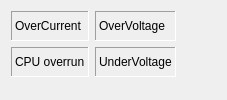
      <widget class="QWidget" name="tab_2">
       <attribute name="title">
        <string>Fault Flags</string>
       </attribute>
       <layout class="QGridLayout" name="gridLayout">
        <item row="0" column="2">
         <spacer name="horizontalSpacer_2">
          <property name="orientation">
           <enum>Qt::Horizontal</enum>
          </property>
          <property name="sizeHint" stdset="0">
           <size>
            <width>40</width>
            <height>20</height>
           </size>
          </property>
         </spacer>
        </item>
        <item row="1" column="0">
         <widget class="QLabel" name="lbl_flt_cpu_overrun">
          <property name="sizePolicy">
           <sizepolicy hsizetype="Preferred" vsizetype="Fixed">
            <horstretch>0</horstretch>
            <verstretch>0</verstretch>
           </sizepolicy>
          </property>
          <property name="minimumSize">
           <size>
            <width>0</width>
            <height>30</height>
           </size>
          </property>
          <property name="maximumSize">
           <size>
            <width>16777215</width>
            <height>30</height>
           </size>
          </property>
          <property name="frameShape">
           <enum>QFrame::Panel</enum>
          </property>
          <property name="frameShadow">
           <enum>QFrame::Sunken</enum>
          </property>
          <property name="text">
           <string>CPU overrun</string>
          </property>
         </widget>
        </item>
        <item row="0" column="0">
         <widget class="QLabel" name="lbl_flt_overcurrent">
          <property name="sizePolicy">
           <sizepolicy hsizetype="Preferred" vsizetype="Fixed">
            <horstretch>0</horstretch>
            <verstretch>0</verstretch>
           </sizepolicy>
          </property>
          <property name="minimumSize">
           <size>
            <width>0</width>
            <height>30</height>
           </size>
          </property>
          <property name="maximumSize">
           <size>
            <width>16777215</width>
            <height>30</height>
           </size>
          </property>
          <property name="frameShape">
           <enum>QFrame::Panel</enum>
          </property>
          <property name="frameShadow">
           <enum>QFrame::Sunken</enum>
          </property>
          <property name="text">
           <string>OverCurrent</string>
          </property>
         </widget>
        </item>
        <item row="2" column="0">
         <spacer name="verticalSpacer_3">
          <property name="orientation">
           <enum>Qt::Vertical</enum>
          </property>
          <property name="sizeHint" stdset="0">
           <size>
            <width>20</width>
            <height>10</height>
           </size>
          </property>
         </spacer>
        </item>
        <item row="0" column="1">
         <widget class="QLabel" name="lbl_flt_overvoltage">
          <property name="sizePolicy">
           <sizepolicy hsizetype="Preferred" vsizetype="Fixed">
            <horstretch>0</horstretch>
            <verstretch>0</verstretch>
           </sizepolicy>
          </property>
          <property name="minimumSize">
           <size>
            <width>0</width>
            <height>30</height>
           </size>
          </property>
          <property name="maximumSize">
           <size>
            <width>16777215</width>
            <height>30</height>
           </size>
          </property>
          <property name="frameShape">
           <enum>QFrame::Panel</enum>
          </property>
          <property name="frameShadow">
           <enum>QFrame::Sunken</enum>
          </property>
          <property name="text">
           <string>OverVoltage</string>
          </property>
         </widget>
        </item>
        <item row="1" column="1">
         <widget class="QLabel" name="lbl_flt_undervoltage">
          <property name="sizePolicy">
           <sizepolicy hsizetype="Preferred" vsizetype="Fixed">
            <horstretch>0</horstretch>
            <verstretch>0</verstretch>
           </sizepolicy>
          </property>
          <property name="minimumSize">
           <size>
            <width>0</width>
            <height>30</height>
           </size>
          </property>
          <property name="maximumSize">
           <size>
            <width>16777215</width>
            <height>30</height>
           </size>
          </property>
          <property name="frameShape">
           <enum>QFrame::Panel</enum>
          </property>
          <property name="frameShadow">
           <enum>QFrame::Sunken</enum>
          </property>
          <property name="text">
           <string>UnderVoltage</string>
          </property>
         </widget>
        </item>
       </layout>
      </widget>
